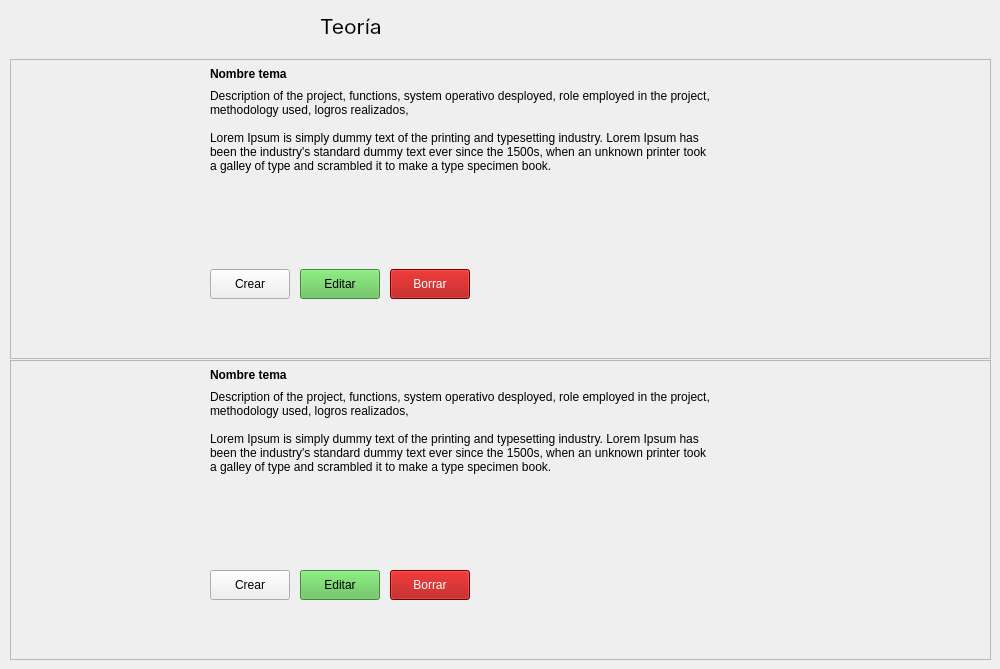
            <widget class="QWidget" name="sesiones_profesor">
             <property name="styleSheet">
              <string notr="true">QFrame{
	qproperty-geometry: rect(20 40 160 184);
}
QLabel{
	qproperty-geometry: rect(10 10 170 230);
}
QPushButton{
	qproperty-geometry: rect(200 210 80 30);
}</string>
             </property>
             <widget class="QWidget" name="layoutWidget">
              <property name="geometry">
               <rect>
                <x>10</x>
                <y>59</y>
                <width>981</width>
                <height>601</height>
               </rect>
              </property>
              <layout class="QVBoxLayout" name="verticalLayout">
               <property name="spacing">
                <number>1</number>
               </property>
               <property name="sizeConstraint">
                <enum>QLayout::SetDefaultConstraint</enum>
               </property>
               <item>
                <widget class="QFrame" name="frame_5">
                 <property name="styleSheet">
                  <string notr="true"/>
                 </property>
                 <property name="frameShape">
                  <enum>QFrame::StyledPanel</enum>
                 </property>
                 <property name="frameShadow">
                  <enum>QFrame::Raised</enum>
                 </property>
                 <widget class="QLabel" name="label_teoria_descripcion_tema">
                  <property name="geometry">
                   <rect>
                    <x>200</x>
                    <y>30</y>
                    <width>500</width>
                    <height>150</height>
                   </rect>
                  </property>
                  <property name="autoFillBackground">
                   <bool>false</bool>
                  </property>
                  <property name="styleSheet">
                   <string notr="true">QLabel{
	qproperty-geometry: rect(200 30 500 150);
}</string>
                  </property>
                  <property name="text">
                   <string>Description of the project, functions, system operativo desployed, role employed in the project, methodology used, logros realizados,

Lorem Ipsum is simply dummy text of the printing and typesetting industry. Lorem Ipsum has been the industry's standard dummy text ever since the 1500s, when an unknown printer took a galley of type and scrambled it to make a type specimen book.</string>
                  </property>
                  <property name="scaledContents">
                   <bool>true</bool>
                  </property>
                  <property name="alignment">
                   <set>Qt::AlignLeading|Qt::AlignLeft|Qt::AlignTop</set>
                  </property>
                  <property name="wordWrap">
                   <bool>true</bool>
                  </property>
                 </widget>
                 <widget class="QLabel" name="image_teoria_tema">
                  <property name="geometry">
                   <rect>
                    <x>10</x>
                    <y>10</y>
                    <width>170</width>
                    <height>230</height>
                   </rect>
                  </property>
                  <property name="styleSheet">
                   <string notr="true">border-radius: 15px;</string>
                  </property>
                  <property name="text">
                   <string/>
                  </property>
                  <property name="pixmap">
                   <pixmap>../src/images/image_teoria.jpg</pixmap>
                  </property>
                  <property name="scaledContents">
                   <bool>true</bool>
                  </property>
                 </widget>
                 <widget class="QLabel" name="label_teoria_name_tema">
                  <property name="geometry">
                   <rect>
                    <x>200</x>
                    <y>0</y>
                    <width>500</width>
                    <height>30</height>
                   </rect>
                  </property>
                  <property name="font">
                   <font>
                    <weight>75</weight>
                    <bold>true</bold>
                   </font>
                  </property>
                  <property name="styleSheet">
                   <string notr="true">QLabel{
	qproperty-geometry: rect(200 0 500 30);
}</string>
                  </property>
                  <property name="text">
                   <string>Nombre tema</string>
                  </property>
                 </widget>
                 <widget class="QPushButton" name="button_teoria_pro_editar">
                  <property name="geometry">
                   <rect>
                    <x>290</x>
                    <y>210</y>
                    <width>80</width>
                    <height>30</height>
                   </rect>
                  </property>
                  <property name="styleSheet">
                   <string notr="true">background-color: rgb(86, 188, 75);
qproperty-geometry: rect(290 210 80 30);</string>
                  </property>
                  <property name="text">
                   <string>Editar</string>
                  </property>
                 </widget>
                 <widget class="QPushButton" name="button_teoria_pro_crear">
                  <property name="geometry">
                   <rect>
                    <x>200</x>
                    <y>210</y>
                    <width>80</width>
                    <height>30</height>
                   </rect>
                  </property>
                  <property name="text">
                   <string>Crear</string>
                  </property>
                 </widget>
                 <widget class="QPushButton" name="button_teoria_ingresar">
                  <property name="geometry">
                   <rect>
                    <x>380</x>
                    <y>210</y>
                    <width>80</width>
                    <height>30</height>
                   </rect>
                  </property>
                  <property name="styleSheet">
                   <string notr="true">background-color: rgb(170, 0, 0);
color: rgb(255, 255, 255);
qproperty-geometry: rect(380 210 80 30);</string>
                  </property>
                  <property name="text">
                   <string>Borrar</string>
                  </property>
                 </widget>
                </widget>
               </item>
               <item>
                <widget class="QFrame" name="frame_6">
                 <property name="frameShape">
                  <enum>QFrame::StyledPanel</enum>
                 </property>
                 <property name="frameShadow">
                  <enum>QFrame::Raised</enum>
                 </property>
                 <widget class="QLabel" name="label_teoria_descripcion_tema_8">
                  <property name="geometry">
                   <rect>
                    <x>200</x>
                    <y>30</y>
                    <width>500</width>
                    <height>150</height>
                   </rect>
                  </property>
                  <property name="autoFillBackground">
                   <bool>false</bool>
                  </property>
                  <property name="styleSheet">
                   <string notr="true">QLabel{
	qproperty-geometry: rect(200 30 500 150);
}</string>
                  </property>
                  <property name="text">
                   <string>Description of the project, functions, system operativo desployed, role employed in the project, methodology used, logros realizados,

Lorem Ipsum is simply dummy text of the printing and typesetting industry. Lorem Ipsum has been the industry's standard dummy text ever since the 1500s, when an unknown printer took a galley of type and scrambled it to make a type specimen book.</string>
                  </property>
                  <property name="scaledContents">
                   <bool>true</bool>
                  </property>
                  <property name="alignment">
                   <set>Qt::AlignLeading|Qt::AlignLeft|Qt::AlignTop</set>
                  </property>
                  <property name="wordWrap">
                   <bool>true</bool>
                  </property>
                 </widget>
                 <widget class="QLabel" name="image_teoria_tema_8">
                  <property name="geometry">
                   <rect>
                    <x>10</x>
                    <y>10</y>
                    <width>170</width>
                    <height>230</height>
                   </rect>
                  </property>
                  <property name="styleSheet">
                   <string notr="true">border-radius: 15px;</string>
                  </property>
                  <property name="text">
                   <string/>
                  </property>
                  <property name="pixmap">
                   <pixmap>../src/images/image_teoria.jpg</pixmap>
                  </property>
                  <property name="scaledContents">
                   <bool>true</bool>
                  </property>
                 </widget>
                 <widget class="QLabel" name="label_teoria_name_tema_8">
                  <property name="geometry">
                   <rect>
                    <x>200</x>
                    <y>0</y>
                    <width>500</width>
                    <height>30</height>
                   </rect>
                  </property>
                  <property name="font">
                   <font>
                    <weight>75</weight>
                    <bold>true</bold>
                   </font>
                  </property>
                  <property name="styleSheet">
                   <string notr="true">QLabel{
	qproperty-geometry: rect(200 0 500 30);
}</string>
                  </property>
                  <property name="text">
                   <string>Nombre tema</string>
                  </property>
                 </widget>
                 <widget class="QPushButton" name="button_teoria_ingresar_2">
                  <property name="geometry">
                   <rect>
                    <x>380</x>
                    <y>210</y>
                    <width>80</width>
                    <height>30</height>
                   </rect>
                  </property>
                  <property name="styleSheet">
                   <string notr="true">background-color: rgb(170, 0, 0);
color: rgb(255, 255, 255);
qproperty-geometry: rect(380 210 80 30);</string>
                  </property>
                  <property name="text">
                   <string>Borrar</string>
                  </property>
                 </widget>
                 <widget class="QPushButton" name="button_teoria_pro_crear_2">
                  <property name="geometry">
                   <rect>
                    <x>200</x>
                    <y>210</y>
                    <width>80</width>
                    <height>30</height>
                   </rect>
                  </property>
                  <property name="text">
                   <string>Crear</string>
                  </property>
                 </widget>
                 <widget class="QPushButton" name="button_teoria_pro_editar_2">
                  <property name="geometry">
                   <rect>
                    <x>290</x>
                    <y>210</y>
                    <width>80</width>
                    <height>30</height>
                   </rect>
                  </property>
                  <property name="styleSheet">
                   <string notr="true">background-color: rgb(86, 188, 75);
qproperty-geometry: rect(290 210 80 30);</string>
                  </property>
                  <property name="text">
                   <string>Editar</string>
                  </property>
                 </widget>
                </widget>
               </item>
              </layout>
             </widget>
             <widget class="QLabel" name="label_teoria_title">
              <property name="geometry">
               <rect>
                <x>320</x>
                <y>10</y>
                <width>75</width>
                <height>32</height>
               </rect>
              </property>
              <property name="font">
               <font>
                <family>Inter</family>
                <pointsize>16</pointsize>
               </font>
              </property>
              <property name="styleSheet">
               <string notr="true">QLabel{
	qproperty-geometry: rect(320 10 75 32);
}</string>
              </property>
              <property name="text">
               <string>Teoría</string>
              </property>
             </widget>
            </widget>
